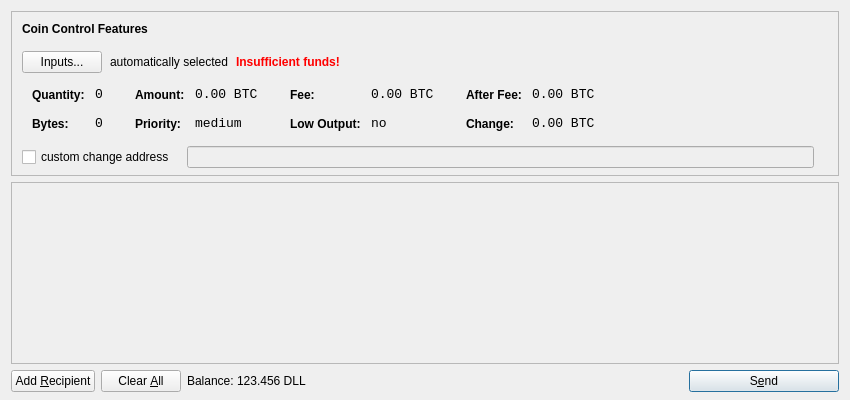
<?xml version="1.0" encoding="UTF-8"?>
<ui version="4.0">
 <class>SendCoinsDialog</class>
 <widget class="QDialog" name="SendCoinsDialog">
  <property name="geometry">
   <rect>
    <x>0</x>
    <y>0</y>
    <width>850</width>
    <height>400</height>
   </rect>
  </property>
  <property name="windowTitle">
   <string>Send Coins</string>
  </property>
  <layout class="QVBoxLayout" name="verticalLayout" stretch="0,1,0">
   <property name="bottomMargin">
    <number>8</number>
   </property>
   <item>
    <widget class="QFrame" name="frameCoinControl">
     <property name="sizePolicy">
      <sizepolicy hsizetype="Expanding" vsizetype="Expanding">
       <horstretch>0</horstretch>
       <verstretch>0</verstretch>
      </sizepolicy>
     </property>
     <property name="maximumSize">
      <size>
       <width>16777215</width>
       <height>16777215</height>
      </size>
     </property>
     <property name="frameShape">
      <enum>QFrame::StyledPanel</enum>
     </property>
     <property name="frameShadow">
      <enum>QFrame::Sunken</enum>
     </property>
     <layout class="QVBoxLayout" name="verticalLayoutCoinControl2">
      <property name="spacing">
       <number>-1</number>
      </property>
      <property name="leftMargin">
       <number>0</number>
      </property>
      <property name="topMargin">
       <number>0</number>
      </property>
      <property name="rightMargin">
       <number>0</number>
      </property>
      <property name="bottomMargin">
       <number>6</number>
      </property>
      <item>
       <layout class="QVBoxLayout" name="verticalLayoutCoinControl" stretch="0,0,0,0,1">
        <property name="spacing">
         <number>0</number>
        </property>
        <property name="leftMargin">
         <number>10</number>
        </property>
        <property name="topMargin">
         <number>10</number>
        </property>
        <item>
         <layout class="QHBoxLayout" name="horizontalLayoutCoinControl1">
          <property name="bottomMargin">
           <number>15</number>
          </property>
          <item>
           <widget class="QLabel" name="labelCoinControlFeatures">
            <property name="sizePolicy">
             <sizepolicy hsizetype="Preferred" vsizetype="Maximum">
              <horstretch>0</horstretch>
              <verstretch>0</verstretch>
             </sizepolicy>
            </property>
            <property name="font">
             <font>
              <weight>75</weight>
              <bold>true</bold>
             </font>
            </property>
            <property name="styleSheet">
             <string notr="true">font-weight:bold;</string>
            </property>
            <property name="text">
             <string>Coin Control Features</string>
            </property>
           </widget>
          </item>
         </layout>
        </item>
        <item>
         <layout class="QHBoxLayout" name="horizontalLayoutCoinControl2" stretch="0,0,0,0">
          <property name="spacing">
           <number>8</number>
          </property>
          <property name="bottomMargin">
           <number>10</number>
          </property>
          <item>
           <widget class="QPushButton" name="pushButtonCoinControl">
            <property name="styleSheet">
             <string notr="true"/>
            </property>
            <property name="text">
             <string>Inputs...</string>
            </property>
           </widget>
          </item>
          <item>
           <widget class="QLabel" name="labelCoinControlAutomaticallySelected">
            <property name="text">
             <string>automatically selected</string>
            </property>
            <property name="margin">
             <number>5</number>
            </property>
           </widget>
          </item>
          <item>
           <widget class="QLabel" name="labelCoinControlInsuffFunds">
            <property name="font">
             <font>
              <weight>75</weight>
              <bold>true</bold>
             </font>
            </property>
            <property name="styleSheet">
             <string notr="true">color:red;font-weight:bold;</string>
            </property>
            <property name="text">
             <string>Insufficient funds!</string>
            </property>
            <property name="margin">
             <number>5</number>
            </property>
           </widget>
          </item>
          <item>
           <spacer name="horizontalSpacerCoinControl">
            <property name="orientation">
             <enum>Qt::Horizontal</enum>
            </property>
            <property name="sizeHint" stdset="0">
             <size>
              <width>40</width>
              <height>1</height>
             </size>
            </property>
           </spacer>
          </item>
         </layout>
        </item>
        <item>
         <widget class="QWidget" name="widgetCoinControl" native="true">
          <property name="sizePolicy">
           <sizepolicy hsizetype="Preferred" vsizetype="Preferred">
            <horstretch>0</horstretch>
            <verstretch>0</verstretch>
           </sizepolicy>
          </property>
          <property name="minimumSize">
           <size>
            <width>0</width>
            <height>0</height>
           </size>
          </property>
          <property name="styleSheet">
           <string notr="true"/>
          </property>
          <layout class="QHBoxLayout" name="horizontalLayoutCoinControl5">
           <property name="margin">
            <number>0</number>
           </property>
           <item>
            <layout class="QHBoxLayout" name="horizontalLayoutCoinControl3" stretch="0,0,0,1">
             <property name="spacing">
              <number>20</number>
             </property>
             <property name="topMargin">
              <number>0</number>
             </property>
             <property name="bottomMargin">
              <number>10</number>
             </property>
             <item>
              <layout class="QFormLayout" name="formLayoutCoinControl1">
               <property name="horizontalSpacing">
                <number>10</number>
               </property>
               <property name="verticalSpacing">
                <number>14</number>
               </property>
               <property name="leftMargin">
                <number>10</number>
               </property>
               <property name="topMargin">
                <number>4</number>
               </property>
               <property name="rightMargin">
                <number>6</number>
               </property>
               <item row="0" column="0">
                <widget class="QLabel" name="labelCoinControlQuantityText">
                 <property name="styleSheet">
                  <string notr="true">font-weight:bold;</string>
                 </property>
                 <property name="text">
                  <string>Quantity:</string>
                 </property>
                 <property name="margin">
                  <number>0</number>
                 </property>
                </widget>
               </item>
               <item row="0" column="1">
                <widget class="QLabel" name="labelCoinControlQuantity">
                 <property name="font">
                  <font>
                   <family>Monospace</family>
                   <pointsize>10</pointsize>
                  </font>
                 </property>
                 <property name="cursor">
                  <cursorShape>IBeamCursor</cursorShape>
                 </property>
                 <property name="contextMenuPolicy">
                  <enum>Qt::ActionsContextMenu</enum>
                 </property>
                 <property name="text">
                  <string notr="true">0</string>
                 </property>
                 <property name="margin">
                  <number>0</number>
                 </property>
                 <property name="textInteractionFlags">
                  <set>Qt::LinksAccessibleByMouse|Qt::TextSelectableByKeyboard|Qt::TextSelectableByMouse</set>
                 </property>
                </widget>
               </item>
               <item row="1" column="0">
                <widget class="QLabel" name="labelCoinControlBytesText">
                 <property name="styleSheet">
                  <string notr="true">font-weight:bold;</string>
                 </property>
                 <property name="text">
                  <string>Bytes:</string>
                 </property>
                </widget>
               </item>
               <item row="1" column="1">
                <widget class="QLabel" name="labelCoinControlBytes">
                 <property name="font">
                  <font>
                   <family>Monospace</family>
                   <pointsize>10</pointsize>
                  </font>
                 </property>
                 <property name="cursor">
                  <cursorShape>IBeamCursor</cursorShape>
                 </property>
                 <property name="contextMenuPolicy">
                  <enum>Qt::ActionsContextMenu</enum>
                 </property>
                 <property name="text">
                  <string notr="true">0</string>
                 </property>
                 <property name="textInteractionFlags">
                  <set>Qt::LinksAccessibleByMouse|Qt::TextSelectableByKeyboard|Qt::TextSelectableByMouse</set>
                 </property>
                </widget>
               </item>
              </layout>
             </item>
             <item>
              <layout class="QFormLayout" name="formLayoutCoinControl2">
               <property name="horizontalSpacing">
                <number>10</number>
               </property>
               <property name="verticalSpacing">
                <number>14</number>
               </property>
               <property name="leftMargin">
                <number>6</number>
               </property>
               <property name="topMargin">
                <number>4</number>
               </property>
               <property name="rightMargin">
                <number>6</number>
               </property>
               <item row="0" column="0">
                <widget class="QLabel" name="labelCoinControlAmountText">
                 <property name="styleSheet">
                  <string notr="true">font-weight:bold;</string>
                 </property>
                 <property name="text">
                  <string>Amount:</string>
                 </property>
                 <property name="margin">
                  <number>0</number>
                 </property>
                </widget>
               </item>
               <item row="0" column="1">
                <widget class="QLabel" name="labelCoinControlAmount">
                 <property name="font">
                  <font>
                   <family>Monospace</family>
                   <pointsize>10</pointsize>
                  </font>
                 </property>
                 <property name="cursor">
                  <cursorShape>IBeamCursor</cursorShape>
                 </property>
                 <property name="contextMenuPolicy">
                  <enum>Qt::ActionsContextMenu</enum>
                 </property>
                 <property name="text">
                  <string notr="true">0.00 BTC</string>
                 </property>
                 <property name="textInteractionFlags">
                  <set>Qt::LinksAccessibleByMouse|Qt::TextSelectableByKeyboard|Qt::TextSelectableByMouse</set>
                 </property>
                </widget>
               </item>
               <item row="1" column="0">
                <widget class="QLabel" name="labelCoinControlPriorityText">
                 <property name="styleSheet">
                  <string notr="true">font-weight:bold;</string>
                 </property>
                 <property name="text">
                  <string>Priority:</string>
                 </property>
                </widget>
               </item>
               <item row="1" column="1">
                <widget class="QLabel" name="labelCoinControlPriority">
                 <property name="font">
                  <font>
                   <family>Monospace</family>
                   <pointsize>10</pointsize>
                  </font>
                 </property>
                 <property name="cursor">
                  <cursorShape>IBeamCursor</cursorShape>
                 </property>
                 <property name="contextMenuPolicy">
                  <enum>Qt::ActionsContextMenu</enum>
                 </property>
                 <property name="text">
                  <string>medium</string>
                 </property>
                 <property name="textInteractionFlags">
                  <set>Qt::LinksAccessibleByMouse|Qt::TextSelectableByKeyboard|Qt::TextSelectableByMouse</set>
                 </property>
                </widget>
               </item>
              </layout>
             </item>
             <item>
              <layout class="QFormLayout" name="formLayoutCoinControl3">
               <property name="horizontalSpacing">
                <number>10</number>
               </property>
               <property name="verticalSpacing">
                <number>14</number>
               </property>
               <property name="leftMargin">
                <number>6</number>
               </property>
               <property name="topMargin">
                <number>4</number>
               </property>
               <property name="rightMargin">
                <number>6</number>
               </property>
               <item row="0" column="0">
                <widget class="QLabel" name="labelCoinControlFeeText">
                 <property name="styleSheet">
                  <string notr="true">font-weight:bold;</string>
                 </property>
                 <property name="text">
                  <string>Fee:</string>
                 </property>
                 <property name="margin">
                  <number>0</number>
                 </property>
                </widget>
               </item>
               <item row="0" column="1">
                <widget class="QLabel" name="labelCoinControlFee">
                 <property name="font">
                  <font>
                   <family>Monospace</family>
                   <pointsize>10</pointsize>
                  </font>
                 </property>
                 <property name="cursor">
                  <cursorShape>IBeamCursor</cursorShape>
                 </property>
                 <property name="contextMenuPolicy">
                  <enum>Qt::ActionsContextMenu</enum>
                 </property>
                 <property name="text">
                  <string notr="true">0.00 BTC</string>
                 </property>
                 <property name="textInteractionFlags">
                  <set>Qt::LinksAccessibleByMouse|Qt::TextSelectableByKeyboard|Qt::TextSelectableByMouse</set>
                 </property>
                </widget>
               </item>
               <item row="1" column="0">
                <widget class="QLabel" name="labelCoinControlLowOutputText">
                 <property name="styleSheet">
                  <string notr="true">font-weight:bold;</string>
                 </property>
                 <property name="text">
                  <string>Low Output:</string>
                 </property>
                </widget>
               </item>
               <item row="1" column="1">
                <widget class="QLabel" name="labelCoinControlLowOutput">
                 <property name="font">
                  <font>
                   <family>Monospace</family>
                   <pointsize>10</pointsize>
                  </font>
                 </property>
                 <property name="cursor">
                  <cursorShape>IBeamCursor</cursorShape>
                 </property>
                 <property name="contextMenuPolicy">
                  <enum>Qt::ActionsContextMenu</enum>
                 </property>
                 <property name="text">
                  <string>no</string>
                 </property>
                 <property name="textInteractionFlags">
                  <set>Qt::LinksAccessibleByMouse|Qt::TextSelectableByKeyboard|Qt::TextSelectableByMouse</set>
                 </property>
                </widget>
               </item>
              </layout>
             </item>
             <item>
              <layout class="QFormLayout" name="formLayoutCoinControl4">
               <property name="horizontalSpacing">
                <number>10</number>
               </property>
               <property name="verticalSpacing">
                <number>14</number>
               </property>
               <property name="leftMargin">
                <number>6</number>
               </property>
               <property name="topMargin">
                <number>4</number>
               </property>
               <property name="rightMargin">
                <number>6</number>
               </property>
               <item row="0" column="0">
                <widget class="QLabel" name="labelCoinControlAfterFeeText">
                 <property name="styleSheet">
                  <string notr="true">font-weight:bold;</string>
                 </property>
                 <property name="text">
                  <string>After Fee:</string>
                 </property>
                 <property name="margin">
                  <number>0</number>
                 </property>
                </widget>
               </item>
               <item row="0" column="1">
                <widget class="QLabel" name="labelCoinControlAfterFee">
                 <property name="font">
                  <font>
                   <family>Monospace</family>
                   <pointsize>10</pointsize>
                  </font>
                 </property>
                 <property name="cursor">
                  <cursorShape>IBeamCursor</cursorShape>
                 </property>
                 <property name="contextMenuPolicy">
                  <enum>Qt::ActionsContextMenu</enum>
                 </property>
                 <property name="text">
                  <string notr="true">0.00 BTC</string>
                 </property>
                 <property name="textInteractionFlags">
                  <set>Qt::LinksAccessibleByMouse|Qt::TextSelectableByKeyboard|Qt::TextSelectableByMouse</set>
                 </property>
                </widget>
               </item>
               <item row="1" column="0">
                <widget class="QLabel" name="labelCoinControlChangeText">
                 <property name="styleSheet">
                  <string notr="true">font-weight:bold;</string>
                 </property>
                 <property name="text">
                  <string>Change:</string>
                 </property>
                </widget>
               </item>
               <item row="1" column="1">
                <widget class="QLabel" name="labelCoinControlChange">
                 <property name="font">
                  <font>
                   <family>Monospace</family>
                   <pointsize>10</pointsize>
                  </font>
                 </property>
                 <property name="cursor">
                  <cursorShape>IBeamCursor</cursorShape>
                 </property>
                 <property name="contextMenuPolicy">
                  <enum>Qt::ActionsContextMenu</enum>
                 </property>
                 <property name="text">
                  <string notr="true">0.00 BTC</string>
                 </property>
                 <property name="textInteractionFlags">
                  <set>Qt::LinksAccessibleByMouse|Qt::TextSelectableByKeyboard|Qt::TextSelectableByMouse</set>
                 </property>
                </widget>
               </item>
              </layout>
             </item>
            </layout>
           </item>
          </layout>
         </widget>
        </item>
        <item>
         <layout class="QHBoxLayout" name="horizontalLayoutCoinControl4" stretch="0,0,0">
          <property name="spacing">
           <number>12</number>
          </property>
          <property name="sizeConstraint">
           <enum>QLayout::SetDefaultConstraint</enum>
          </property>
          <property name="topMargin">
           <number>5</number>
          </property>
          <property name="rightMargin">
           <number>5</number>
          </property>
          <item>
           <widget class="QCheckBox" name="checkBoxCoinControlChange">
            <property name="text">
             <string>custom change address</string>
            </property>
           </widget>
          </item>
          <item>
           <widget class="QLineEdit" name="lineEditCoinControlChange">
            <property name="enabled">
             <bool>false</bool>
            </property>
            <property name="sizePolicy">
             <sizepolicy hsizetype="Expanding" vsizetype="Fixed">
              <horstretch>0</horstretch>
              <verstretch>0</verstretch>
             </sizepolicy>
            </property>
           </widget>
          </item>
          <item>
           <widget class="QLabel" name="labelCoinControlChangeLabel">
            <property name="sizePolicy">
             <sizepolicy hsizetype="Preferred" vsizetype="Expanding">
              <horstretch>0</horstretch>
              <verstretch>0</verstretch>
             </sizepolicy>
            </property>
            <property name="minimumSize">
             <size>
              <width>0</width>
              <height>0</height>
             </size>
            </property>
            <property name="text">
             <string/>
            </property>
            <property name="margin">
             <number>3</number>
            </property>
           </widget>
          </item>
         </layout>
        </item>
        <item>
         <spacer name="verticalSpacerCoinControl">
          <property name="orientation">
           <enum>Qt::Vertical</enum>
          </property>
          <property name="sizeHint" stdset="0">
           <size>
            <width>800</width>
            <height>1</height>
           </size>
          </property>
         </spacer>
        </item>
       </layout>
      </item>
     </layout>
    </widget>
   </item>
   <item>
    <widget class="QScrollArea" name="scrollArea">
     <property name="widgetResizable">
      <bool>true</bool>
     </property>
     <widget class="QWidget" name="scrollAreaWidgetContents">
      <property name="geometry">
       <rect>
        <x>0</x>
        <y>0</y>
        <width>830</width>
        <height>165</height>
       </rect>
      </property>
      <layout class="QVBoxLayout" name="verticalLayout_2">
       <property name="margin">
        <number>0</number>
       </property>
       <item>
        <layout class="QVBoxLayout" name="entries">
         <property name="spacing">
          <number>6</number>
         </property>
        </layout>
       </item>
       <item>
        <spacer name="verticalSpacer">
         <property name="orientation">
          <enum>Qt::Vertical</enum>
         </property>
         <property name="sizeHint" stdset="0">
          <size>
           <width>20</width>
           <height>40</height>
          </size>
         </property>
        </spacer>
       </item>
      </layout>
     </widget>
    </widget>
   </item>
   <item>
    <layout class="QHBoxLayout" name="horizontalLayout">
     <item>
      <widget class="QPushButton" name="addButton">
       <property name="toolTip">
        <string>Send to multiple recipients at once</string>
       </property>
       <property name="text">
        <string>Add &amp;Recipient</string>
       </property>
       <property name="icon">
        <iconset resource="../bitcoin.qrc">
         <normaloff>:/icons/add</normaloff>:/icons/add</iconset>
       </property>
       <property name="autoDefault">
        <bool>false</bool>
       </property>
      </widget>
     </item>
     <item>
      <widget class="QPushButton" name="clearButton">
       <property name="sizePolicy">
        <sizepolicy hsizetype="Minimum" vsizetype="Fixed">
         <horstretch>0</horstretch>
         <verstretch>0</verstretch>
        </sizepolicy>
       </property>
       <property name="toolTip">
        <string>Remove all transaction fields</string>
       </property>
       <property name="text">
        <string>Clear &amp;All</string>
       </property>
       <property name="icon">
        <iconset resource="../bitcoin.qrc">
         <normaloff>:/icons/remove</normaloff>:/icons/remove</iconset>
       </property>
       <property name="autoRepeatDelay">
        <number>300</number>
       </property>
       <property name="autoDefault">
        <bool>false</bool>
       </property>
      </widget>
     </item>
     <item>
      <layout class="QHBoxLayout" name="horizontalLayout_2">
       <property name="spacing">
        <number>3</number>
       </property>
       <item>
        <widget class="QLabel" name="label">
         <property name="text">
          <string>Balance:</string>
         </property>
        </widget>
       </item>
       <item>
        <widget class="QLabel" name="labelBalance">
         <property name="cursor">
          <cursorShape>IBeamCursor</cursorShape>
         </property>
         <property name="text">
          <string>123.456 DLL</string>
         </property>
         <property name="textInteractionFlags">
          <set>Qt::LinksAccessibleByMouse|Qt::TextSelectableByKeyboard|Qt::TextSelectableByMouse</set>
         </property>
        </widget>
       </item>
      </layout>
     </item>
     <item>
      <spacer name="horizontalSpacer">
       <property name="orientation">
        <enum>Qt::Horizontal</enum>
       </property>
       <property name="sizeHint" stdset="0">
        <size>
         <width>40</width>
         <height>20</height>
        </size>
       </property>
      </spacer>
     </item>
     <item>
      <widget class="QPushButton" name="sendButton">
       <property name="minimumSize">
        <size>
         <width>150</width>
         <height>0</height>
        </size>
       </property>
       <property name="toolTip">
        <string>Confirm the send action</string>
       </property>
       <property name="text">
        <string>S&amp;end</string>
       </property>
       <property name="icon">
        <iconset resource="../bitcoin.qrc">
         <normaloff>:/icons/send</normaloff>:/icons/send</iconset>
       </property>
       <property name="default">
        <bool>true</bool>
       </property>
      </widget>
     </item>
    </layout>
   </item>
  </layout>
 </widget>
 <resources>
  <include location="../bitcoin.qrc"/>
 </resources>
 <connections/>
</ui>
